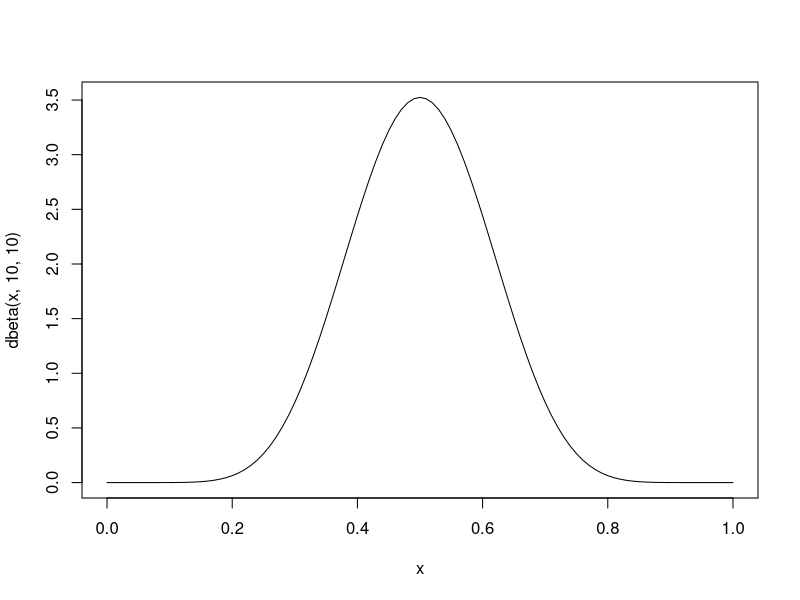
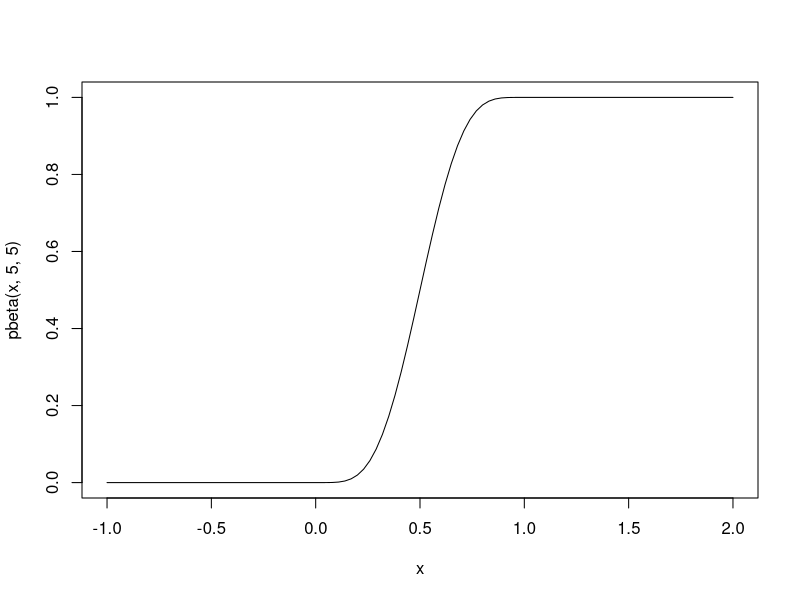
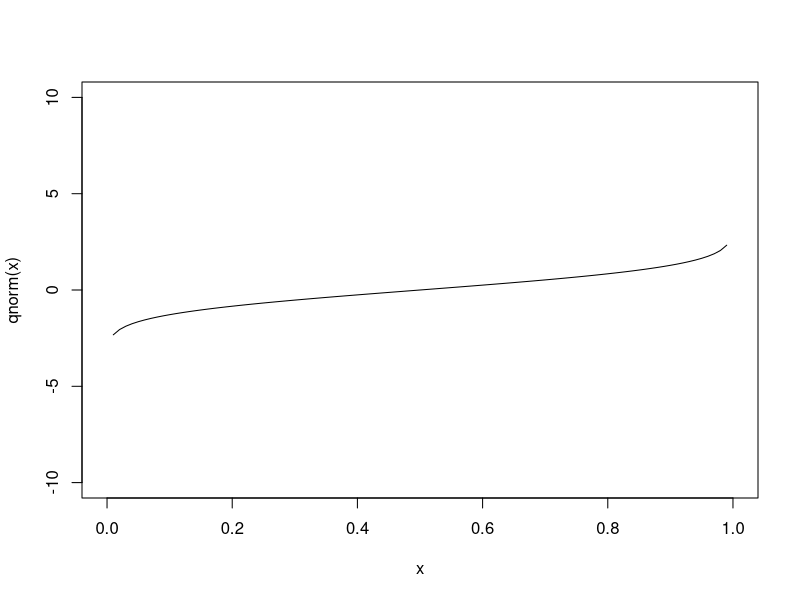
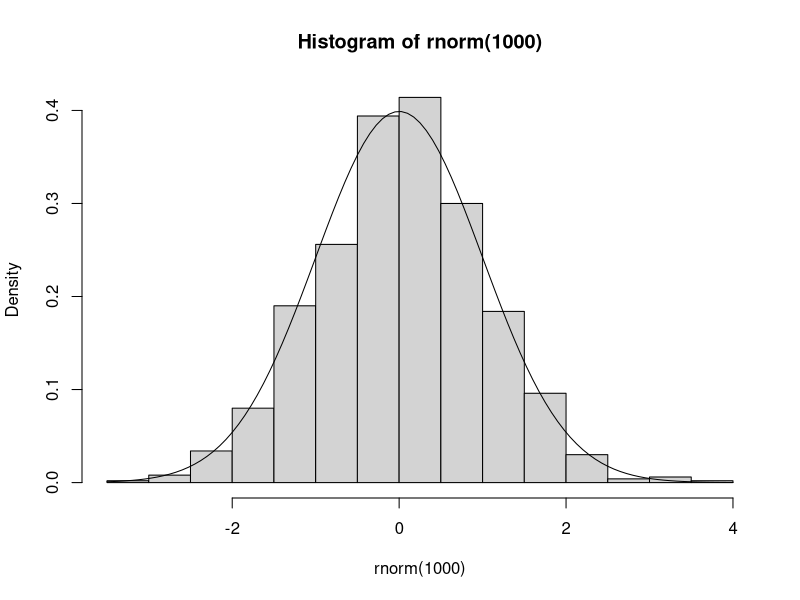
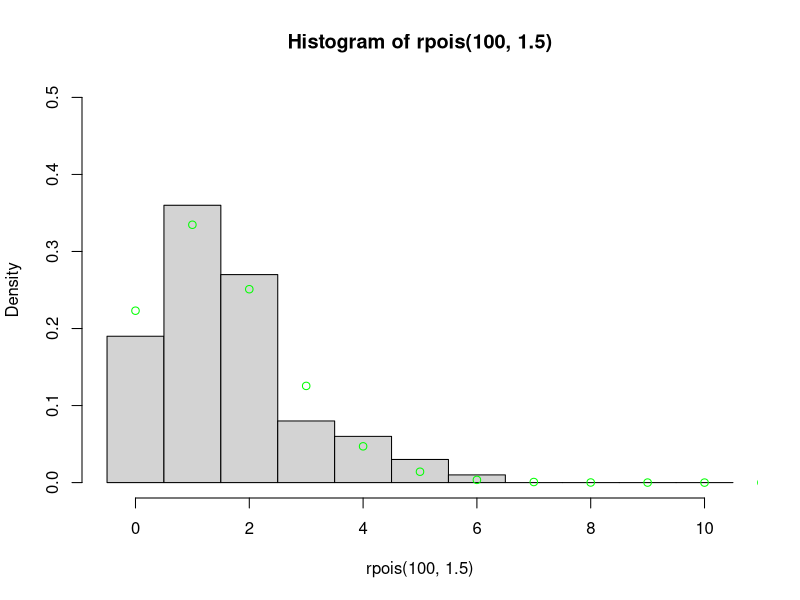
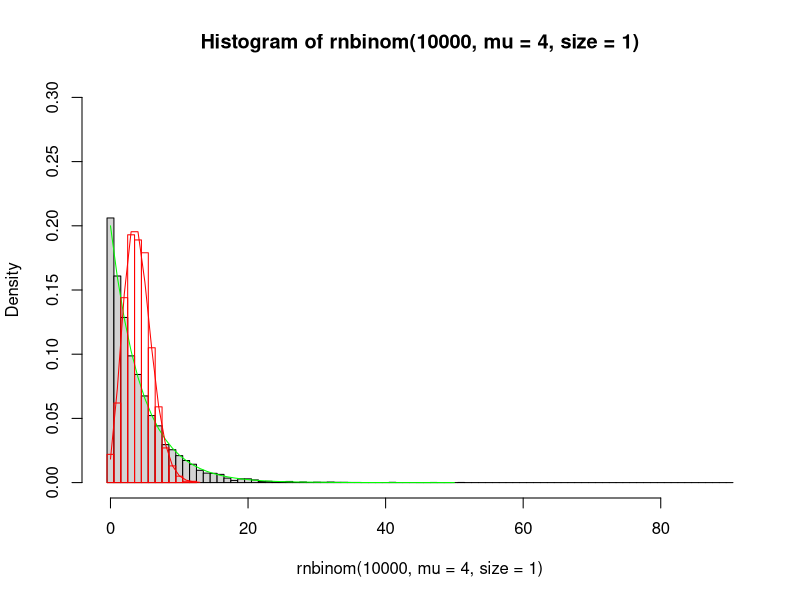

These charts were generated, in order, by the following R code: (Note: this script raises an error after producing the figures.)
############


dbeta(0.99999999,1,1)

curve(dbeta(x,10,10),0,1)

dbeta(.6,5,5)

qbeta(1,5,5)

pbeta(.7,5,5)


curve(pbeta(x,5,5),-1,2)

qnorm(.975,0,1)

curve(qnorm(x),0,1,ylim=c(-10,10))


hist(rnorm(1000),freq = F)
curve(dnorm(x),add=T)


hist(rpois(100,1.5),breaks=seq(-0.5,10.5,1),freq=F,ylim=c(0,.5))
points(0:20,dpois(0:20,1.5),col="green")

hist(rnbinom(10000,mu=4,size=1),freq=F,breaks=seq(-0.5,90.5,1),ylim=c(0,.3))
lines(0:50,dnbinom(0:50,mu=4,size=1),col="green")

hist(rpois(1000,4),freq=F,breaks=seq(-0.5,12.5,1),add=T,border ="red",col=NA)
lines(0:13,dpois(0:13,4),col="red")


xvals=round(sample(runif(n,0,10)),2)
simlinreg <- function(xvals=xvals,n=10,b0 = 1, b1 = 0.5, sig = 1){
  yexp <- b0+b1*xvals
  yvals <- rnorm(n,yexp,sig)
  data.frame(x=xvals,y=yvals)
}

simlinreg(xvals)

reps <- lapply(1:1000, function(t) simlinreg(xvals) )

mods <- lapply(reps,function(t) lm(y~x,t) )

coefs <- lapply(mods,coef)

plot(reps[[1]])
lapply(coefs,abline,col=rgb(0.4,0.4,0.4,0.4))


